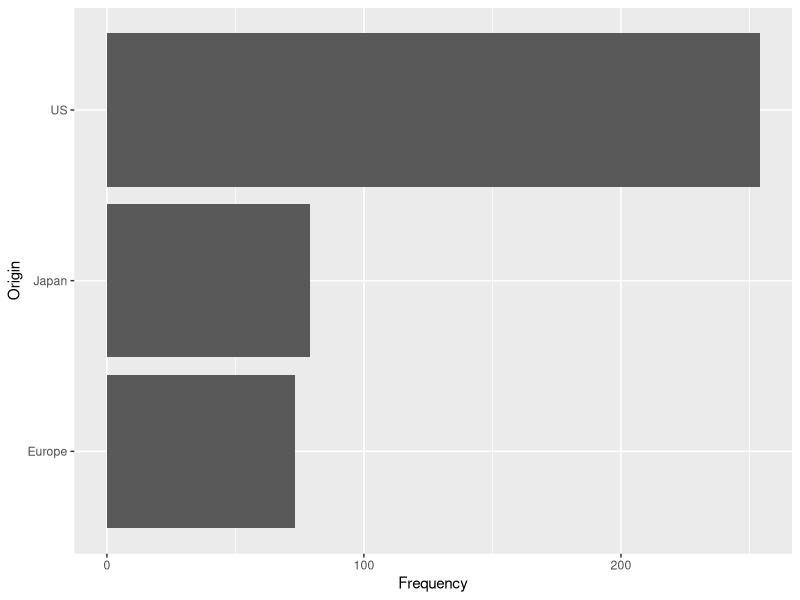
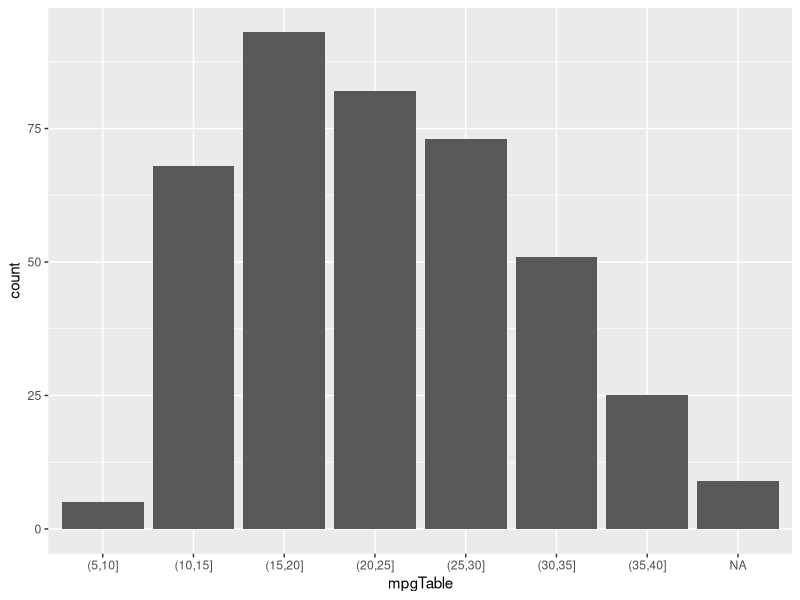
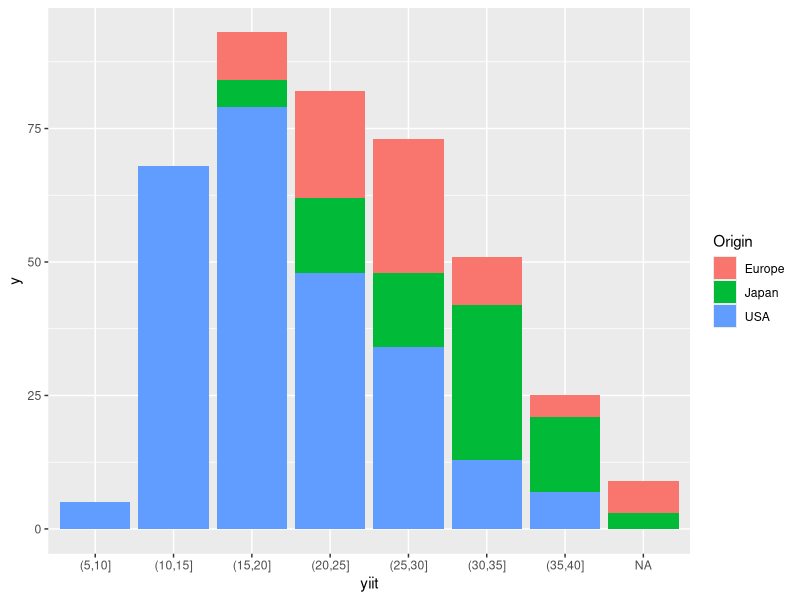

Generate these figures, in order, with R:
library(readr) #Reader for csv.
library(ggplot2) #GGplot for graphs
library(dplyr)

#Reading Data
cars <- read_csv("cars.csv")

originCount <- table(cars$Origin, dnn = "Origin")
originDataFrame <- data.frame(originCount)
colnames(originDataFrame) <- c("Origin", "Frequency")
p <- ggplot(data=originDataFrame, aes(x=Frequency, y=Origin)) + 
  geom_bar(stat="identity")
p

mpgTable <- as.numeric(cars$MPG)
mpgTable
mpgTable <- cut(mpgTable, breaks=c(0, 5, 10, 15, 20, 25, 30, 35, 40))

mpgDf <- data.frame(mpgTable)

histo <- ggplot(mpgDf, aes(x=mpgTable)) + 
  geom_bar()
histo

test <- data.frame(as.numeric(cars$MPG), cars$Origin)
split <- split(test, f = test$cars.Origin)


yeet <- cut(split$Europe$as.numeric.cars.MPG., breaks=c(0, 5, 10, 15, 20, 25, 30, 35, 40))
yiit <- data.frame(yeet)
yiit <- yiit %>%
  mutate(Origin = "Europe")
yiit
yeet2 <- cut(split$Japan$as.numeric.cars.MPG., breaks=c(0, 5, 10, 15, 20, 25, 30, 35, 40))
yiit2 <- data.frame(yeet2)
yiit2 <- yiit2 %>%
  mutate(Origin = "Japan")
yeet3 <- cut(split$US$as.numeric.cars.MPG., breaks=c(0, 5, 10, 15, 20, 25, 30, 35, 40))
yiit3 <- data.frame(yeet3)
yiit3 <- yiit3 %>%
  mutate(Origin = "USA")

colnames(yiit) <- c("yiit", "Origin")
colnames(yiit2) <- c("yiit", "Origin")
colnames(yiit3) <- c("yiit", "Origin")

nest <- rbind(yiit, yiit2)
nest <- rbind(nest, yiit3)

stacked <- ggplot(data=nest, aes(x=yiit, y=1, fill=Origin)) +
  geom_bar(stat="identity")
stacked
